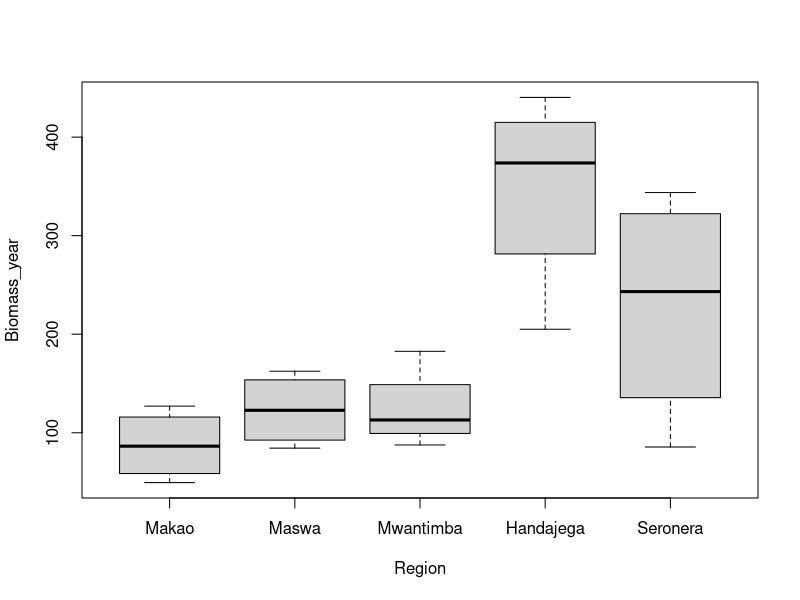

Write the R code that produced this figure.
# Packages 
library(tidyr)
library(plyr)
library(dplyr)

#### 1. Sorting the herbaceous data ####
AccumH6 <- read.csv(file="Ecosystem carbon/Herbaceous.data/AccumH6.csv", header=T)
AccumH7 <- read.csv(file="Ecosystem carbon/Herbaceous.data/AccumH7.csv", header=T)
DatabiomAccum <- read.csv(file="Ecosystem carbon/Herbaceous.data/DatabiomAccum.csv", header=T)
Herbaceous <- read.csv(file="Ecosystem carbon/Herbaceous.data/12Herbaceous.csv", header=T)
#HerbResBiomass <- read.csv(file="Ecosystem carbon/Herbaceous.data/HerbResBiomass.csv", header=T)

#### 1. Look at data biom ####
colnames(AccumH6)
AccumulatedHerb6 <- AccumH6[,c(3:6,8,10,11,81,82)]
AccumulatedHerb7 <- AccumH7[,c(3:6,8,10,11,81,82)]

# Level site.name
AccumulatedHerb7$site.name<- factor(AccumulatedHerb7$site.name, levels = c("Makao","Maswa","Mwantimba","Handajega","Seronera"))

Production <- filter(AccumulatedHerb7,prodcons=="Cum_prod")
Consumption <- filter(AccumulatedHerb7,prodcons=="Cum_cons")

colnames(Production)[9] <- "Cum_prod"
colnames(Consumption)[9] <- "Cum_cons"

Prod_cons <- cbind(Production,Consumption[,c(8,9)])
colnames(Prod_cons)
Prod_cons <- Prod_cons[,c(4:9,11)]

# new column of accumulated residual biomass 
colnames(Prod_cons)
Prod_cons <- mutate(Prod_cons,ResidAccumBiomass=Cum_prod-Cum_cons)

colnames(Prod_cons)
colnames(Prod_cons)[2] <- "Region"
colnames(Prod_cons)[4] <- "Block"
Prod_cons <- droplevels(Prod_cons)

# new column of Accumulated per month and per year 
Prod_cons <- mutate(Prod_cons,ResidAccumBiomass_month=ResidAccumBiomass/15)
Prod_cons <- mutate(Prod_cons,Biomass_year=ResidAccumBiomass_month*12)

plot(Biomass_year~Region, data=Prod_cons)

# Create one dataset 
Herbaceous2 <- left_join(Herbaceous,Prod_cons,by=c("Region","Block"))
names(Herbaceous2)
Herbaceous2 <- Herbaceous2[c(1:3,15,5,6,8:11,17:21)]

# Accumulated recidual biomass is given in g/m2, want to change it to kg/m2 
Herbaceous2 <- mutate(Herbaceous2,Biomass_year.kgm2=Biomass_year/1000)

write.csv(Herbaceous2, "Ecosystem carbon/Herbaceous.data/AccumHerbaceous.csv")
